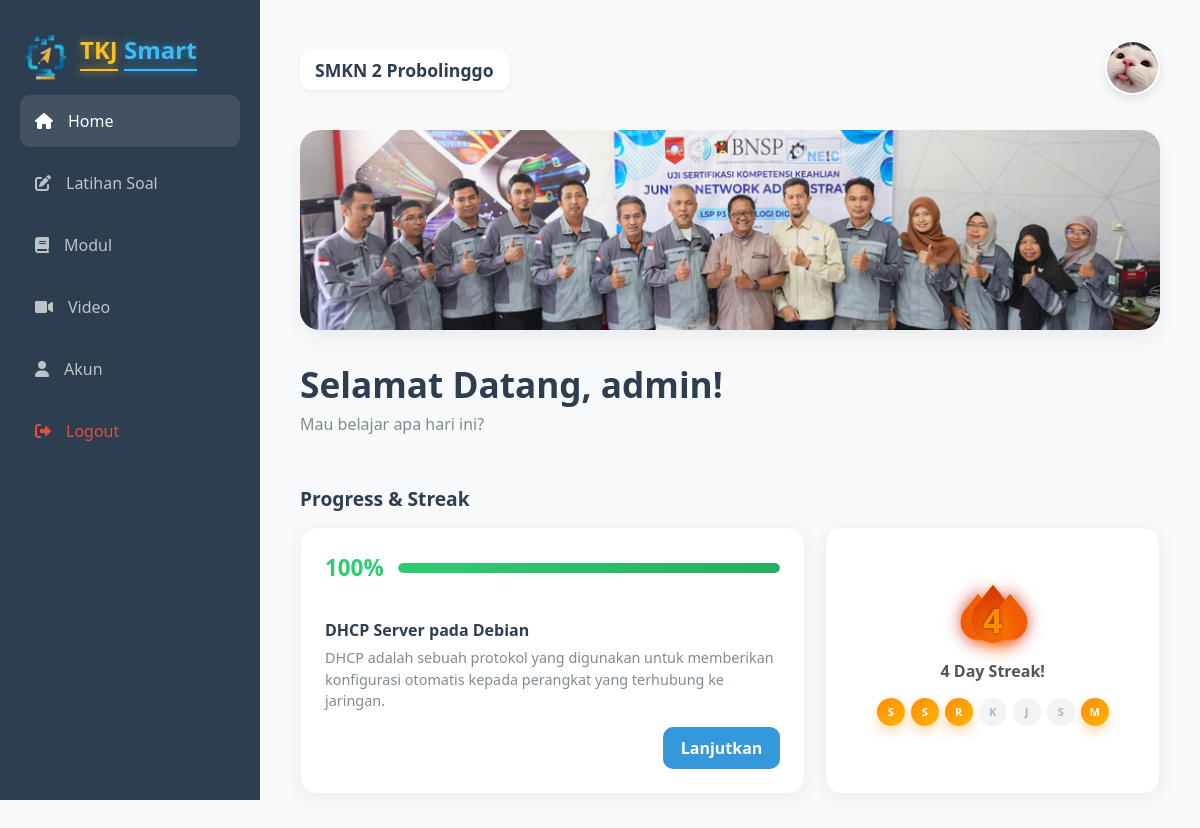
The app's page /dashboard (signed in) with its own data.
### tables this page shows
CREATE TABLE modul (
                id INTEGER PRIMARY KEY AUTOINCREMENT,
                judul TEXT NOT NULL,
                kategori TEXT NOT NULL,
                konten TEXT NOT NULL,
                deskripsi_singkat TEXT,
                icon TEXT
            );

### app.py (the view)
@app.route('/dashboard')
def dashboard():
    if 'user_id' not in session:
        return redirect('/')
    user_id = session['user_id']
    conn = get_db_connection()
    now_utc = datetime.utcnow()
    now_wib = now_utc + timedelta(hours=7)
    today = now_wib.date()
    user = conn.execute(
        'SELECT streak, last_login FROM users WHERE id = ?',
        (user_id,)
    ).fetchone()
    current_streak = user['streak'] or 0
    last_login_str = user['last_login']
    if last_login_str:
        last_login_date = datetime.strptime(last_login_str, '%Y-%m-%d').date()
        selisih = (today - last_login_date).days
        if selisih == 1:
            current_streak += 1
        elif selisih > 1:
            current_streak = 1
    else:
        current_streak = 1
    conn.execute(
        'UPDATE users SET streak = ?, last_login = ? WHERE id = ?',
        (current_streak, today.strftime('%Y-%m-%d'), user_id)
    )
    conn.commit()
    day_list = [0] * 7
    for i in range(7):
        tanggal = today - timedelta(days=i)
        aktivitas = conn.execute('''
            SELECT 1 FROM (
                SELECT updated_at FROM user_progress WHERE user_id=?
                UNION
                SELECT updated_at FROM user_quiz WHERE user_id=?
                UNION
                SELECT updated_at FROM user_video WHERE user_id=?
            )
            WHERE DATE(updated_at)=?
            LIMIT 1
        ''', (user_id, user_id, user_id, tanggal.strftime('%Y-%m-%d'))).fetchone()
        if aktivitas:
            index = tanggal.weekday()
            day_list[index] = 1
    progress_data = conn.execute('''
        SELECT up.progress, m.judul, m.deskripsi_singkat, m.id
        FROM user_progress up
        JOIN modul m ON up.modul_id = m.id
        WHERE up.user_id = ?
        ORDER BY up.id DESC LIMIT 1
    ''', (user_id,)).fetchone()
    rekomendasi = conn.execute(
        'SELECT * FROM modul ORDER BY RANDOM() LIMIT 3'
    ).fetchall()
    conn.close()
    return render_template(
        'dashboard.html',
        progres=progress_data['progress'] if progress_data else 0,
        materi=progress_data['judul'] if progress_data else None,
        deskripsi=progress_data['deskripsi_singkat'] if progress_data else None,
        modul_id=progress_data['id'] if progress_data else None,
        rekomendasi=rekomendasi,
        streak=current_streak,
        day_list=day_list
    )

### app.py (called while the page is built)
def get_db_connection():
    conn = sqlite3.connect('database.db')
    conn.row_factory = sqlite3.Row
    return conn

### templates/dashboard.html (shortened to what this page needs)
<!DOCTYPE html>
<html lang="id">
<head>
    <link rel="stylesheet" href="{{ url_for('static', filename='dashboard.css') }}?v=1.1">
    <link rel="stylesheet" href="{{ url_for('static', filename='html.css') }}?v=1.1">
    <link rel="stylesheet" href="{{ url_for('static', filename='logo.css') }}">
    <link rel="stylesheet" href="https://cdnjs.cloudflare.com/ajax/libs/font-awesome/6.0.0/css/all.min.css">
</head>
<body>
    <div class="container">
        <aside class="sidebar">
            <div class="logo-container" style="margin-bottom:10px;">
				<div class="logo-icon">
					<img src="{{ url_for('static', filename='photos/logo.PNG') }}" alt="logo">
				</div>
				<div class="logo-text">
					<h1>
						<span class="tkj">TKJ</span>
						<span class="smart">Smart</span>
					</h1>
				</div>
            </div>
            <nav class="nav-menu">
                <a href="#" class="nav-link active">
                    <i class="fas fa-home"></i> <span>Home</span>
                </a>
                <a href="/quiz" class="nav-link">
                    <i class="fas fa-edit"></i> <span>Latihan Soal</span>
                </a>
                <a href="/modul/cisco" class="nav-link">
                    <i class="fas fa-book"></i> <span>Modul</span>
                </a>
                <a href="/video" class="nav-link">
                    <i class="fas fa-video"></i> <span>Video</span>
                </a>
                <a href="/account" class="nav-link">
                    <i class="fas fa-user"></i> <span>Akun</span>
                </a>
                <a href="#" class="nav-link logout-btn" style="margin-top: auto; color: #e74c3c;" onclick="openLogoutModal()">
					<i class="fas fa-sign-out-alt"></i> <span>Logout</span>
				</a>
            </nav>
        </aside>
        <main class="main-content">
            <header class="top-nav">
                <div class="header-left">
					<span class="header-text">SMKN 2 Probolinggo</span>
				</div>
					<div class="header-right">
						<a href="/account">
							<img src="{{ url_for('static', filename='photos/foto-profil-default.JPG') }}" class="user-avatar">
						</a>
					</div>
            </header>
            <section class="banner-section">
				<div class="banner-box">
					<img src="{{ url_for('static', filename='photos/foto-guru.png') }}" alt="Banner TKJ">
				</div>
			</section>
            <section class="welcome">
                <h1>Selamat Datang, {{ session['nama_lengkap'] }}!</h1>
                <p>Mau belajar apa hari ini?</p>
            </section>
            <section class="progress-container">
				<h3>Progress & Streak</h3>
				<div class="card-stack-horizontal">
					<div class="card card-main-progress">
						<div class="progress-header">
							<span class="pct-text">{{ progres if progres else 0 }}%</span>
							<div class="bar-outer">
								<div class="bar-inner" style="width: {{ progres if progres else 0 }}%;"></div>
							</div>
						</div>
						<br>
						<div class="card-info">
							<h4>{{ materi if materi else "Belum ada materi" }}</h4>
							<p>{{ deskripsi if deskripsi else "Mulai belajar untuk melihat progress." }}</p>
						</div>
						<div class="card-action">
							{% if modul_id %}
								<a href="/modul/baca/{{ modul_id }}" class="btn-lanjut">Lanjutkan</a>
							{% else %}
								<a href="/modul/cisco" class="btn-lanjut">Mulai Belajar</a>
							{% endif %}
						</div>
					</div>
					<div class="card card-streak-standalone">
						<div class="streak-content">
							<div class="streak-fire">
								<div class="fire">
								  <div class="fire-left">
									<div class="main-fire"></div>
									<div class="particle-fire"></div>
								  </div>
								  <div class="fire-center">
								  </div>
								  <div class="fire-right">
								  </div>
								  <div class="fire-bottom">
									<div class="main-fire"></div>
								  </div>
								</div>
								<span class="streak-count">{{ streak }}</span>
							</div>
							<p class="streak-text">{{ streak }} Day Streak!</p>
							<div class="streak-days-row">
								{% set days = ['S', 'S', 'R', 'K', 'J', 'S', 'M'] %}
								{% for i in range(7) %}
									<span class="day-dot {{ 'active' if day_list[i] == 1 else '' }}">
										{{ days[i] }}
									</span>
								{% endfor %}
							</div>
						</div>
					</div>
				</div>
			</section>
        </main>
    </div>
</body>
</html>

### static/html.css (style rules this page uses)
html { scroll-behavior: smooth; }

### static/logo.css (style rules this page uses)
.logo-container { display: flex; align-items: center; gap: 10px; opacity: 0; transform: scale(0.8); animation: fadeZoom 1s ease forwards; position: relative; z-index: 2; overflow: hidden; width: fit-content; }
.logo-container::after { content: ""; position: absolute; top: 0; left: -120%; width: 60%; height: 100%; background: linear-gradient( 120deg, transparent, rgba(255,255,255,0.4), transparent ); transform: skewX(-20deg); pointer-events: none; animation: shimmerFull 3s infinite; }
.logo-icon img { width: 50px; transform: translateY(50px); opacity: 0; animation: iconUp 0.8s ease forwards; animation-delay: 0.5s; display: block; }
.logo-text { height:50px; }
.logo-text h1 { font-size: 24px; margin: 0; }
.tkj { color: #fbbf24; opacity: 0; transform: translateX(-50px); display: inline-block; animation: slideLeft 0.8s ease forwards; animation-delay: 1s; text-shadow: 0 0 10px rgba(251,191,36,0.5); }
.smart { color: #38bdf8; opacity: 0; transform: translateX(50px); display: inline-block; animation: slideRight 0.8s ease forwards; animation-delay: 1.2s; text-shadow: 0 0 10px rgba(56,189,248,0.5); }
.tkj::after, .smart::after { content: ""; position: absolute; left: 0; bottom: -5px; width: 0%; height: 2px; background: currentColor; box-shadow: 0 0 8px currentColor; animation: lineRun 1s ease forwards; }
.tkj::after { animation-delay: 1.2s; }
.smart::after { animation-delay: 1.4s; }

### records on screen
modul: judul "DHCP Server pada Debian", deskripsi_singkat "DHCP adalah sebuah protokol yang digunakan untuk memberikan konfigurasi otomatis kepada perangkat yang terhubung ke jaringan."

### other values on screen
{{ session['nama_lengkap'] }} "admin"
{{ progres if progres else 0 }} "100"
{{ streak }} "4"
{{ days[i] }} "S" "S" "R" "K" "J" "S" "M"
